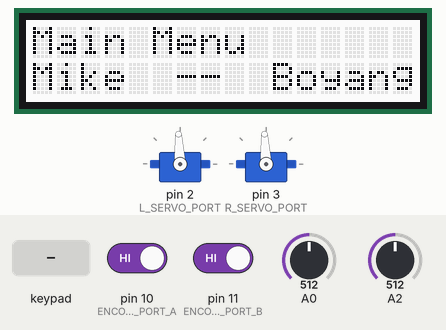
Simulated run of this sketch. Board: Arduino Uno, built with avr-gcc and run on an emulated ATmega328P. Parts: 2 × servo, 16×2 character LCD. The inputs (shaded band) are chosen by the test bench; at power-on: pin 10 (ENCODER_PORT_A) HIGH, pin 11 (ENCODER_PORT_B) HIGH, A0 = 512, A2 = 512. What the sketch prints to the serial monitor is not drawn.

Above: at 1.3 s.
1.4 s: key 'L' pressed
At 2.9 s:
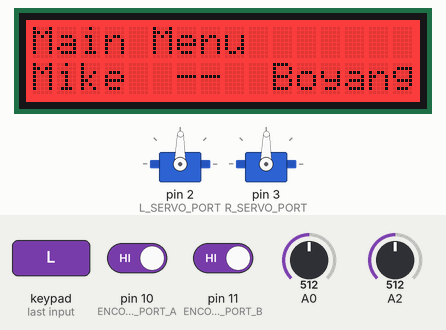
3.2 s: key 'U' pressed
At 4.2 s:
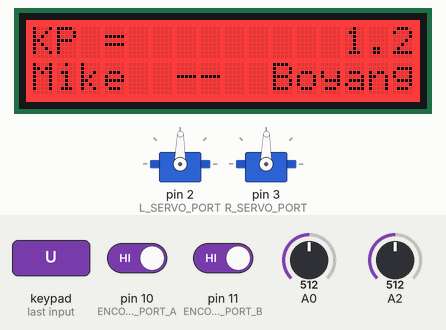
4.9 s: key 'S' pressed
At 5.8 s:
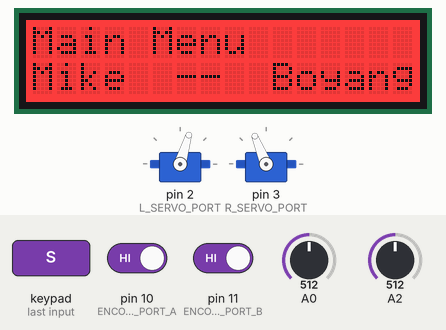
Timing chart, 0 to 35.4 s (numbered marks = the images above; inputs shaded):
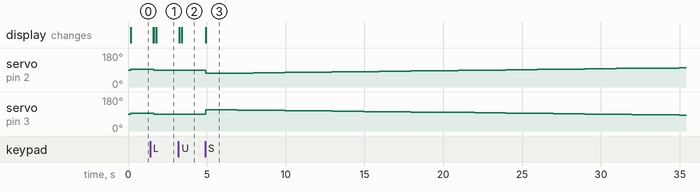

Measured:
- after the input at 1.4 s, servo on pin 2 (L_SERVO_PORT), servo on pin 3 (R_SERVO_PORT): 93° → 89° after 0.22 s; the display: first changes after 0.20 s (image 1 shows a later state)
- after the input at 3.2 s, the display: first changes after 0.05 s (image 2 shows a later state)
- after the input at 4.9 s, servo on pin 2 (L_SERVO_PORT): 89° → 73° at once, → 74° 2.0 s later, → 75° 1.0 s later, → 76° 1.0 s later, … (29 changes in this stretch); servo on pin 3 (R_SERVO_PORT): 89° → 112° at once, → 111° 2.0 s later, → 110° 1.0 s later, → 109° 1.0 s later, … (29 changes in this stretch); the display: changes at once (image 3)

The sketch:

wallFollowing.ino
```cpp
#include <Adafruit_RGBLCDShield.h>
#include <Arduino.h>
#include "MyServos.h"
#include "MySharpSensor.h"

#define RED    0x1      //RGB SHIELD
#define GREEN  0x2      //color codes
#define YELLOW 0x3
#define BLUE   0x4
#define VIOLET 0x5
#define TEAL   0x6
#define WHITE  0x7
#define DELAYAMT 150    //for button
#define KI .1
#define KD 2
#define IPS_MAX 3       //inches/s max speed forward
#define RT 4.0          //Goal distance

Adafruit_RGBLCDShield lcd = Adafruit_RGBLCDShield();
int i = 2;
float KPArray[] = {.2, .6, .9, 1.2, 1.5, 2.0};
float KP = KPArray[i];
float temp, rt = RT;
//float median;
uint8_t button;
//PROTOTYPES
float satFunc(float input);
float wallDistance(SensorStruct *SS);
float PID(SensorStruct *SS);
void menu();

void setup() {
    delay(50);              //Ensure sensors have stable output.
    Serial.begin(115200);
    frontSS.sensor = 0;
    rightSS.sensor = 2;
    takeNewMeasurement(&frontSS);
    takeNewMeasurement(&rightSS);
    LServo.attach(L_SERVO_PORT);
    RServo.attach(R_SERVO_PORT);
    initEncoders();
    lcd.setBacklight(WHITE);
    lcd.begin(16, 2, 1);
    lcd.print("Lab 2 - Distance");
    lcd.setCursor(0, 1);
    lcd.print("Mike  --  Boyang");
    setSpeedsIPS(0,0);
}

void loop() {
    menu();
}

void menu() {
    button = lcd.readButtons();
    lcd.setCursor(0, 0);
    lcd.print("Main Menu         ");
    switch (button) {
        case BUTTON_SELECT: {
                button = 0;
                setSpeedsIPS(0, 0);
                calibrateSpeeds();
                break;
            }
        case BUTTON_UP: {
                button = 0;   //ADJUST KP
                while (button != BUTTON_SELECT) {
                    lcd.setCursor(0, 0);
                    lcd.print("KP =         ");
                    lcd.setCursor(13, 0);
                    KP = KPArray[i];
                    lcd.print(KPArray[i]);
                    delay(DELAYAMT);
                    button = lcd.readButtons();
                    if (button == BUTTON_UP)
                        i++;
                    if (i == 6)
                        i = 0;
                }
                break;
            }
        case BUTTON_LEFT: {   //WALL FOLLOWING
                button = 0;
                delay(DELAYAMT);
                rightSS.etSum = 0;
                rightSS.integral = 0;
                rightSS.et = 0;
                rightSS.eto = 0;
                rightSS.yt = 0;
                lcd.setCursor(0, 0);
                lcd.print("Wall Following ");
                while (button != BUTTON_LEFT) {
                    button = lcd.readButtons();
                    PID(&frontSS);
                    PID(&rightSS);
                    wallFollowing();

                }
                delay(DELAYAMT);
                button = 0;
                break;
            }
            case BUTTON_RIGHT: {
                calibrateSpeeds();
                setSpeedsIPS(0,0);
                break;
            }
    }
}
float satFunc(float input) {
    if (input > 2) {
        return 2;
    } else if (input < -2) {
        return -2;
    } else {
        return input;
    }
}

float PID(SensorStruct *SS) {
    SS->yt = sPollCalc(SS); //actual distance
    SS->eto = SS->et; //old error
    SS->et = SS->yt - rt; //new error
    SS->etDelta = SS->et - SS->eto;     //change in error
    SS->proportion = KP * SS->et;
    SS->integral = KI * SS->etSum;
    SS->derivative = KD * SS->etDelta;
    SS->ut = satFunc(SS->proportion);
    //SS->ut = satFunc(SS->proportion + SS->derivative);
    //SS->ut = satFunc(SS->proportion + SS->integral + SS->derivative);
    return SS->ut;
}

float wallDistance(SensorStruct *SS) {
    float output = PID(SS);
    return output;
}

void wallFollowing() {      //Use right and front short sensors
    //front sensor loop. likely needs changes for out of range distances
    if (frontSS.yt < RT - 1) {
        setSpeedsIPS(-IPS_MAX, IPS_MAX);
        lcd.setBacklight(RED);
    }
    else {
        setSpeedsvw(IPS_MAX, -rightSS.ut);
        lcd.setBacklight(WHITE);
        lcd.setCursor(0, 0);
        lcd.print(rightSS.yt);
    }
}
```

MyEncoders.h
```cpp
#include <PinChangeInt.h>

#ifndef __MY_ENCODERS__
#define __MY_ENCODERS__

#define ENCODER_PORT_A 10
#define ENCODER_PORT_B 11

volatile unsigned long lEncCount = 0;
volatile unsigned long rEncCount = 0;
volatile unsigned long lEncLast = 0;
volatile unsigned long rEncLast = 0;

unsigned long LOld, LNew, ROld, RNew;

int lEncPin = 10;
int rEncPin = 11;

//this function sets the tick counts to 0
void resetCounts() {
    noInterrupts();
    lEncCount = 0;
    rEncCount = 0;
    interrupts();
}

//this function should return the left and right tickcounts
//since either the start of the program or the last
//call to the function resetCounts()
void getCounts(unsigned long counts[]) {
    noInterrupts();
    counts[0] = lEncCount;
    counts[1] = rEncCount;
    interrupts();
}

//this function should return the instantaneous speeds of the wheels
//meassured in revolutions per second. uses timestamps and not the counts of the encoder
void getSpeeds(float speeds[]) {
    noInterrupts();                             // disable interrupts
    unsigned long LeftOld = LOld;               // copying global variables to local variables
    unsigned long LeftNew = LNew;
    unsigned long RightOld = ROld;
    unsigned long RightNew = RNew;
    interrupts();                               // re-enable interrups

    unsigned long lDelta = LeftNew - LeftOld;   // use local variables to calculate speed
    unsigned long rDelta = RightNew - RightOld;
    unsigned long currentTime = millis();

    unsigned long rDeltaNew = currentTime - RightNew;
    unsigned long lDeltaNew = currentTime - LeftNew;

    if (rDeltaNew > rDelta) {
        rDelta = rDeltaNew;
    }
    if (lDeltaNew > lDelta) {
        lDelta = lDeltaNew;
    }
    speeds[0] = (1.0 / 32.0) * (1000 / lDelta);
    speeds[1] = (1.0 / 32.0) * (1000 / rDelta);
}

void leftInterrupt() {      //left interrupt
    LOld = LNew;
    LNew = millis();
    lEncCount++;
}

void rightInterrupt() {     //right interrupt
    ROld = RNew;
    RNew = millis();
    rEncCount++;
}

//this function should include whatever code necessary to initialize this module
void initEncoders() {
    pinMode(lEncPin, INPUT_PULLUP);
    pinMode(rEncPin, INPUT_PULLUP);

    PCintPort::attachInterrupt(ENCODER_PORT_A, &leftInterrupt, FALLING);
    PCintPort::attachInterrupt(ENCODER_PORT_B, &rightInterrupt, FALLING);
}
#endif
```

MyServos.h
```cpp
#include <Servo.h>
#include "MyEncoders.h"

#ifndef __MY_SERVOS__
#define __MY_SERVOS__
#define STANCE 3.95      //Distance between wheels
#define L_SERVO_PORT 2
#define R_SERVO_PORT 3

Servo LServo, RServo;                   //initialize servos

float lArray[41] = { -0.7813, -0.7813, -0.7813, -0.7813, -0.7813, -0.8125, -0.7813, -0.7500, -0.7813, -0.7500,
                     -0.7188, -0.7188, -0.6563, -0.6563, -0.5625, -0.4688, -0.3750, -0.2813, -0.1562, -0.0313,
                     0.0000,  0.0313,  0.1562,  0.2500,  0.3750,  0.4375,  0.5313,  0.5938,  0.6563, 0.6875,
                     0.7188,  0.7188,  0.7500,  0.7813,  0.7813,  0.7500,  0.7500,  0.7813,  0.7813, 0.7813, 0.7813
                   };

float rArray[41] = { -0.8125, -0.7813, -0.7813, -0.8125, -0.7813, -0.7813, -0.7813, -0.7813, -0.7813, -0.7500,
                     -0.7188, -0.7188, -0.6563, -0.6250, -0.5313, -0.4688, -0.3750, -0.2500, -0.1250, -0.0625,
                     0.0000,  0.0313,  0.1562,  0.2813,  0.3438,  0.5000,  0.5625,  0.6250,  0.6875,  0.7188,
                     0.7500,  0.7500,  0.7813,  0.7813,  0.7813,  0.7813,  0.8125,  0.7813,  0.8125,  0.7813, 0.8125
                   };

//this function should set the left and right speeds of the wheel
//when both inputs are positive the robot should move forward
//when both inputs are negative the robot should move backward
//microsLeft should encode the left wheel velocity and viceversa
void setSpeeds(int microsLeft, int microsRight) {
    LServo.writeMicroseconds(microsLeft + 1500);
    RServo.writeMicroseconds(1500 - microsRight);
}

//this function is meant for doing whatever necessary for the
//functions 'setSpeedsIPS' and 'setSpeedsRPS' to work properly
//reset count, set speed, delay(time), getCounts
void calibrateSpeeds() {
    int i = 0;
    unsigned long speedArray[2];

    Serial.println("Calibration Table");
    Serial.println("\ni\tInput Micros\tLeft Speed\tRight Speed");

    setSpeeds(-200, -200);                  //start motor first
    delay(1000);                            //delay before looping

    for (i = 0; i <= 40; ++i) {
        int inc = -200 + 10 * i;
        setSpeeds(inc, inc);
        resetCounts();
        delay(1000);                        //deltaT = 1000
        getCounts(speedArray);

        float leftSpeed =  (speedArray[0] / 32.0);  //divide by holes
        float rightSpeed = (speedArray[1] / 32.0);

        if (i < 20) {                       //invert values
            leftSpeed = 0 - leftSpeed;      //for negatives
            rightSpeed = 0 - rightSpeed;
        }
        lArray[i] = leftSpeed;
        rArray[i] = rightSpeed;

        Serial.print(i);                    //serial confirmation
        Serial.print("\t");                 //for calibrated values
        Serial.print(inc);
        Serial.print("\t\t");
        Serial.print(lArray[i], 4);
        Serial.print("\t\t");
        Serial.println(rArray[i], 4);
    }
    Serial.println("\nCalibration Done\n");
}

//same as the function setSpeeds, but the inputs now indicate
//the revolutions per secont (rps) at which each wheel should spin
void setSpeedsRPS(float rpsLeft, float rpsRight) {
    int i = 0;
    float lMicrosRPS = 0, rMicrosRPS = 0;

    if (rpsLeft < lArray[0]) {                  //condition for extreme
        rpsLeft = lArray[0];                    //high or low RPS inputs
    } if (rpsLeft > lArray[40]) {
        rpsLeft = lArray[40];
    } if (rpsRight < rArray[0]) {
        rpsRight = rArray[0];
    } if (rpsRight > rArray[40]) {
        rpsRight = rArray[40];
    }

    for (i = 0; lArray[i] <= rpsLeft; i++) {    //interpolation
        float lx = lArray[i];                   //for between intervals
        float ly = lArray[i + 1];
        lMicrosRPS = -200 + 10 * i + 10 * (rpsLeft - lx) / (ly - lx);
    }
    for (i = 0; rArray[i] <= rpsRight; i++) {
        float rx = rArray[i];
        float ry = rArray[i + 1];
        rMicrosRPS = -200 + 10 * i + 10 * (rpsRight - rx) / (ry - rx);
    }
    setSpeeds(lMicrosRPS, rMicrosRPS);          //call setSpeeds
}

//same as the function setSpeeds, but the inputs now indicate
//the inches per second (ips) at which each wheel should spin
void setSpeedsIPS(float ipsLeft, float ipsRight) {
    setSpeedsRPS(ipsLeft / 8.2, ipsRight / 8.2);    //call setSpeedsRPS
}

//this function should make the robot move with a linear speed of v
//measured in inches per second, and an angular speed of w
//in rads per second. Positive ws should indicate a counterclockwise spin.
void setSpeedsvw(float v, float w) {
    float vL, vR;
    vL = v - w*STANCE / 2;
    vR = v + w*STANCE / 2;
    setSpeedsIPS(vL, vR);           //call setSpeedsIPS
}
#endif
```

MySharpSensor.h
```cpp
#ifndef _MY_SHARP_SENSORS_
#define _MY_SHARP_SENSORS_
#include "SensorStruct.h"

#define NREADS 5
#define NUM_SENSORS 4
#define SENS_MOD 14
// DISTANCE SENSORS
const int SF = A0;  //Sensor Short FRONT
const int SL = A1;  //Sensor Short LEFT
const int SR = A2;  //Sensor Short RIGHT
const int SG = A3;  //Sensor Long FRONT


SensorStruct frontSS, rightSS;

float shortToInches(int value);
// MEASUREMENTS 0 = SF, 1 = SL, 2 = SR, 3 = SG
short readings[NUM_SENSORS][NREADS];
void takeNewMeasurement(SensorStruct *SS) {
    for (int i = 0; i < NREADS; i++)
    {
        readings[SS->sensor][i] = analogRead(SS->sensor);
        delay(2);
    }
}

//this function should combine the last N measurement taken with sensor 'sensor'
//and return the result. You are free to chose the value of N
short getCombinedDistance(int sensor) {
    float med, temp;
    int i = 0, j = 0;
    for (i = 0; i < NREADS - 1; i++) {
        for (j = i + 1; j < NREADS; j++) {
            if (readings[sensor][j] < readings[sensor][i]) {
                temp = readings[sensor][i];
                readings[sensor][i] = readings[sensor][j];
                readings[sensor][j] = temp;
            }
        }
    }
    if (NREADS % 2 == 0) {     //even number of elements
        med = ((readings[sensor][NREADS / 2] + readings[sensor][NREADS / 2 - 1]) / 2.0);
    }
    else {                //odd number of elements
        med = readings[sensor][NREADS / 2];
    }
    return med;
}

//this function takes as input the value obtained by a short distance sensor,
//and it should return its respective value in inches
float shortToInches(int value) {
    //Divide the number of range(13) by voltage(value returned by analog read multiplied by volts per value)
    //and divide by 2.54 to go from centimeters to inches.
    float inchesShort = 13 / (value * 0.0048828125) / 2.54 - .5;
    return inchesShort;
}

//this function takes as input the value obtained by the long distance sensor,
//and it should return its respective value in inches
float longToInches(int value) {     //neeed to fix this eventually
    //Divide the number of range(13) by voltage(value returned by analog read multiplied by volts per value)
    //and divide by 2.54 to go from centimeters to inches.
    float inchesLong = 13 / (value * 0.0048828125) / 2.54;
    return inchesLong;
}

float sPollCalc(SensorStruct *SS) {
    takeNewMeasurement(SS);
    float temp = shortToInches(getCombinedDistance(SS->sensor));
    if (temp > 12) {
        return 12;
    }
    return temp;
}
#endif //_MY_SHARP_SENSOR_
```

SensorStruct.h
```cpp
#ifndef _SENSOR_STRUCT_
#define _SENSOR_STRUCT_
struct SensorStruct{
    unsigned short sensor;
    unsigned short index;
    unsigned long now;
    unsigned long past;
    unsigned short tDelta;
    float yt;           //distance from robot to goal
    float et = 0;
    float eto = 0;
    float etDelta = 0;
    float etSum;
    float ut;           //control signal
    float proportion;
    float integral;
    float derivative;
    float distanceHigh;
    float distanceLow;
};
typedef struct SensorStruct SensorStruct;
#endif //_SENSOR_STRUCT_
```
